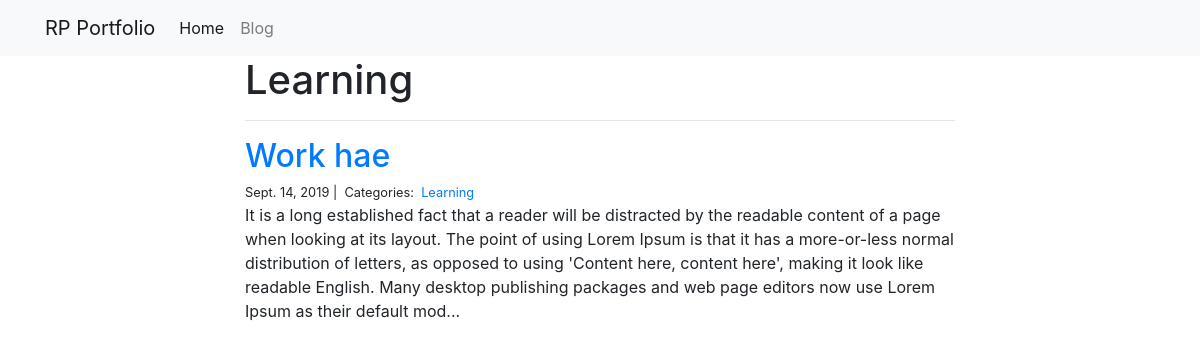
Screenshot of /blog/Learning/ with the database file from the repository.
### blog/models.py (models this page shows)
class Category(models.Model):
    name = models.CharField(max_length=20)

class Post(models.Model):
    title = models.CharField(max_length=255)
    body = models.TextField()
    created_on = models.DateTimeField(auto_now_add=True)
    last_modified = models.DateTimeField(auto_now=True)
    categories = models.ManyToManyField('Category', related_name='posts')

### blog/views.py (the view)
# urls.py: path("<category>/", views.blog_category, name="blog_category"),
def blog_category(request, category):
    posts = Post.objects.filter(categories__name__contains=category).order_by(
        "-created_on"
    )
    context = {"category": category, "posts": posts}
    return render(request, "blog_category.html", context)

### blog/templates/blog_category.html
{% extends "base.html" %}
{% block page_content %}
<div class="col-md-8 offset-md-2">
    <h1>{{ category | title }}</h1>
    <hr>
    {% for post in posts %}
        <h2><a href="{% url 'blog_detail' post.pk%}">{{ post.title }}</a></h2>
        <small>
            {{ post.created_on.date }} |&nbsp;
            Categories:&nbsp;
            {% for category in post.categories.all %}
            <a href="{% url 'blog_category' category.name %}">
                {{ category.name }}
            </a>&nbsp;
            {% endfor %}
        </small>
        <p>{{ post.body | slice:":400" }}...</p>
    {% endfor %}
</div>
{% endblock %}

### rows the page displays
Category: name "Learning"
Post: title "Work hae", created_on "Sept. 14, 2019", body "It is a long established fact that a reader will be distracted by the readable content of a page when looking at its layout. The point of using Lorem Ipsum is that it has a more-or-less normal distribution of letters, as opposed to using 'Content here, content here', making it look like readable English. Many desktop publishing packages and web page editors now use Lorem Ipsum as their default mod"
